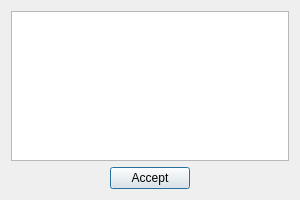
<?xml version="1.0" encoding="UTF-8"?>
<ui version="4.0">
 <class>eNetEditorProcessingDialog</class>
 <widget class="QDialog" name="eNetEditorProcessingDialog">
  <property name="geometry">
   <rect>
    <x>0</x>
    <y>0</y>
    <width>300</width>
    <height>200</height>
   </rect>
  </property>
  <property name="minimumSize">
   <size>
    <width>300</width>
    <height>200</height>
   </size>
  </property>
  <property name="maximumSize">
   <size>
    <width>300</width>
    <height>200</height>
   </size>
  </property>
  <property name="windowTitle">
   <string>Processing...</string>
  </property>
  <property name="windowIcon">
   <iconset resource="../../../resources/eNetEditorResources.qrc">
    <normaloff>:/main/compile.ico</normaloff>:/main/compile.ico</iconset>
  </property>
  <property name="modal">
   <bool>true</bool>
  </property>
  <layout class="QVBoxLayout" name="verticalLayout">
   <item>
    <widget class="QTextEdit" name="TextInformation">
     <property name="enabled">
      <bool>true</bool>
     </property>
     <property name="html">
      <string>&lt;!DOCTYPE HTML PUBLIC &quot;-//W3C//DTD HTML 4.0//EN&quot; &quot;http://www.w3.org/TR/REC-html40/strict.dtd&quot;&gt;
&lt;html&gt;&lt;head&gt;&lt;meta name=&quot;qrichtext&quot; content=&quot;1&quot; /&gt;&lt;style type=&quot;text/css&quot;&gt;
p, li { white-space: pre-wrap; }
&lt;/style&gt;&lt;/head&gt;&lt;body style=&quot; font-family:'MS Shell Dlg 2'; font-size:8.25pt; font-weight:400; font-style:normal;&quot;&gt;
&lt;p style=&quot;-qt-paragraph-type:empty; margin-top:0px; margin-bottom:0px; margin-left:0px; margin-right:0px; -qt-block-indent:0; text-indent:0px;&quot;&gt;&lt;br /&gt;&lt;/p&gt;&lt;/body&gt;&lt;/html&gt;</string>
     </property>
     <property name="textInteractionFlags">
      <set>Qt::TextSelectableByKeyboard|Qt::TextSelectableByMouse</set>
     </property>
    </widget>
   </item>
   <item>
    <layout class="QHBoxLayout" name="LayoutButton">
     <item>
      <spacer name="Horizontalspacer1">
       <property name="orientation">
        <enum>Qt::Horizontal</enum>
       </property>
       <property name="sizeHint" stdset="0">
        <size>
         <width>40</width>
         <height>20</height>
        </size>
       </property>
      </spacer>
     </item>
     <item>
      <widget class="QPushButton" name="ButtonAccept">
       <property name="text">
        <string>Accept</string>
       </property>
       <property name="icon">
        <iconset resource="../../../resources/eNetEditorResources.qrc">
         <normaloff>:/main/accept.ico</normaloff>:/main/accept.ico</iconset>
       </property>
      </widget>
     </item>
     <item>
      <spacer name="Horizontalspacer2">
       <property name="orientation">
        <enum>Qt::Horizontal</enum>
       </property>
       <property name="sizeHint" stdset="0">
        <size>
         <width>40</width>
         <height>20</height>
        </size>
       </property>
      </spacer>
     </item>
    </layout>
   </item>
  </layout>
 </widget>
 <resources>
  <include location="../../../resources/eNetEditorResources.qrc"/>
 </resources>
 <connections/>
</ui>
